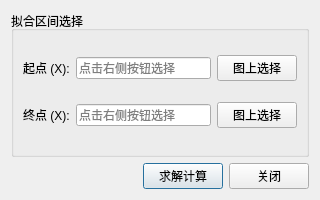
<?xml version="1.0" encoding="UTF-8"?>
<ui version="4.0">
 <class>FittingPressureDialog</class>
 <widget class="QDialog" name="FittingPressureDialog">
  <property name="geometry">
   <rect>
    <x>0</x>
    <y>0</y>
    <width>320</width>
    <height>200</height>
   </rect>
  </property>
  <property name="windowTitle">
   <string>原始地层压力求解配置</string>
  </property>
  <layout class="QVBoxLayout" name="verticalLayout">
   <item>
    <widget class="QGroupBox" name="groupBox">
     <property name="title">
      <string>拟合区间选择</string>
     </property>
     <layout class="QGridLayout" name="gridLayout">
      <item row="0" column="0">
       <widget class="QLabel" name="label">
        <property name="text">
         <string>起点 (X):</string>
        </property>
       </widget>
      </item>
      <item row="0" column="1">
       <widget class="QLineEdit" name="le_start">
        <property name="readOnly">
         <bool>true</bool>
        </property>
        <property name="placeholderText">
         <string>点击右侧按钮选择</string>
        </property>
       </widget>
      </item>
      <item row="0" column="2">
       <widget class="QPushButton" name="btn_pickStart">
        <property name="text">
         <string>图上选择</string>
        </property>
       </widget>
      </item>
      <item row="1" column="0">
       <widget class="QLabel" name="label_2">
        <property name="text">
         <string>终点 (X):</string>
        </property>
       </widget>
      </item>
      <item row="1" column="1">
       <widget class="QLineEdit" name="le_end">
        <property name="readOnly">
         <bool>true</bool>
        </property>
        <property name="placeholderText">
         <string>点击右侧按钮选择</string>
        </property>
       </widget>
      </item>
      <item row="1" column="2">
       <widget class="QPushButton" name="btn_pickEnd">
        <property name="text">
         <string>图上选择</string>
        </property>
       </widget>
      </item>
     </layout>
    </widget>
   </item>
   <item>
    <layout class="QHBoxLayout" name="horizontalLayout">
     <item>
      <spacer name="horizontalSpacer">
       <property name="orientation">
        <enum>Qt::Horizontal</enum>
       </property>
       <property name="sizeHint" stdset="0">
        <size>
         <width>40</width>
         <height>20</height>
        </size>
       </property>
      </spacer>
     </item>
     <item>
      <widget class="QPushButton" name="btn_calculate">
       <property name="text">
        <string>求解计算</string>
       </property>
       <property name="default">
        <bool>true</bool>
       </property>
      </widget>
     </item>
     <item>
      <widget class="QPushButton" name="btn_close">
       <property name="text">
        <string>关闭</string>
       </property>
      </widget>
     </item>
    </layout>
   </item>
  </layout>
 </widget>
 <resources/>
 <connections/>
</ui>
